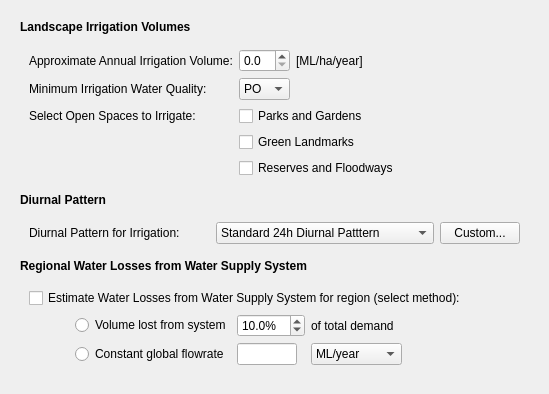
                <widget class="QWidget" name="scrollAreaWidgetContents_5">
                 <property name="geometry">
                  <rect>
                   <x>0</x>
                   <y>0</y>
                   <width>549</width>
                   <height>381</height>
                  </rect>
                 </property>
                 <layout class="QVBoxLayout" name="verticalLayout_36">
                  <item>
                   <layout class="QVBoxLayout" name="verticalLayout_32">
                    <property name="margin">
                     <number>9</number>
                    </property>
                    <item>
                     <widget class="QLabel" name="pos_volumes">
                      <property name="whatsThis">
                       <string>Estimate of the annual irrigation volume per hectare</string>
                      </property>
                      <property name="text">
                       <string>&lt;html&gt;&lt;head/&gt;&lt;body&gt;&lt;p&gt;&lt;span style=&quot; font-weight:600;&quot;&gt;Landscape Irrigation Volumes&lt;/span&gt;&lt;/p&gt;&lt;/body&gt;&lt;/html&gt;</string>
                      </property>
                     </widget>
                    </item>
                    <item>
                     <widget class="QWidget" name="pos_volumes_widget" native="true">
                      <property name="minimumSize">
                       <size>
                        <width>0</width>
                        <height>0</height>
                       </size>
                      </property>
                      <layout class="QGridLayout" name="gridLayout_23">
                       <property name="leftMargin">
                        <number>9</number>
                       </property>
                       <property name="rightMargin">
                        <number>9</number>
                       </property>
                       <item row="2" column="1">
                        <widget class="QComboBox" name="pos_ffp">
                         <item>
                          <property name="text">
                           <string>PO</string>
                          </property>
                         </item>
                         <item>
                          <property name="text">
                           <string>NP</string>
                          </property>
                         </item>
                         <item>
                          <property name="text">
                           <string>RW</string>
                          </property>
                         </item>
                         <item>
                          <property name="text">
                           <string>SW</string>
                          </property>
                         </item>
                         <item>
                          <property name="text">
                           <string>GW</string>
                          </property>
                         </item>
                        </widget>
                       </item>
                       <item row="1" column="1">
                        <widget class="QDoubleSpinBox" name="pos_annual_vol">
                         <property name="maximumSize">
                          <size>
                           <width>51</width>
                           <height>16777215</height>
                          </size>
                         </property>
                         <property name="decimals">
                          <number>1</number>
                         </property>
                        </widget>
                       </item>
                       <item row="1" column="0">
                        <widget class="QLabel" name="pos_annual_lbl">
                         <property name="whatsThis">
                          <string>Estimate of the annual irrigation volume per hectare</string>
                         </property>
                         <property name="text">
                          <string>Approximate Annual Irrigation Volume:</string>
                         </property>
                        </widget>
                       </item>
                       <item row="3" column="1" colspan="2">
                        <widget class="QCheckBox" name="pos_spaces_pg">
                         <property name="text">
                          <string>Parks and Gardens</string>
                         </property>
                        </widget>
                       </item>
                       <item row="1" column="2">
                        <widget class="QLabel" name="pos_annual_lbl2">
                         <property name="whatsThis">
                          <string>Estimate of the annual irrigation volume per hectare</string>
                         </property>
                         <property name="text">
                          <string>[ML/ha/year]</string>
                         </property>
                        </widget>
                       </item>
                       <item row="2" column="0">
                        <widget class="QLabel" name="pos_ffp_lbl">
                         <property name="whatsThis">
                          <string>&lt;!DOCTYPE HTML PUBLIC &quot;-//W3C//DTD HTML 4.0//EN&quot; &quot;http://www.w3.org/TR/REC-html40/strict.dtd&quot;&gt;
&lt;html&gt;&lt;head&gt;&lt;meta name=&quot;qrichtext&quot; content=&quot;1&quot; /&gt;&lt;style type=&quot;text/css&quot;&gt;
p, li { white-space: pre-wrap; }
&lt;/style&gt;&lt;/head&gt;&lt;body style=&quot; font-family:'MS Shell Dlg 2'; font-size:8.25pt; font-weight:400; font-style:normal;&quot;&gt;
&lt;p style=&quot; margin-top:0px; margin-bottom:0px; margin-left:0px; margin-right:0px; -qt-block-indent:0; text-indent:0px;&quot;&gt;&lt;span style=&quot; font-size:8pt;&quot;&gt;Select the minimum water quality requirement to source from when meeting demand.&lt;/span&gt;&lt;/p&gt;
&lt;p style=&quot; margin-top:0px; margin-bottom:0px; margin-left:0px; margin-right:0px; -qt-block-indent:0; text-indent:0px;&quot;&gt;&lt;span style=&quot; font-size:8pt;&quot;&gt;PO = Potable Water&lt;/span&gt;&lt;/p&gt;
&lt;p style=&quot; margin-top:0px; margin-bottom:0px; margin-left:0px; margin-right:0px; -qt-block-indent:0; text-indent:0px;&quot;&gt;&lt;span style=&quot; font-size:8pt;&quot;&gt;NP = Non-potable Water&lt;/span&gt;&lt;/p&gt;
&lt;p style=&quot; margin-top:0px; margin-bottom:0px; margin-left:0px; margin-right:0px; -qt-block-indent:0; text-indent:0px;&quot;&gt;&lt;span style=&quot; font-size:8pt;&quot;&gt;RW = Rainwater&lt;/span&gt;&lt;/p&gt;
&lt;p style=&quot; margin-top:0px; margin-bottom:0px; margin-left:0px; margin-right:0px; -qt-block-indent:0; text-indent:0px;&quot;&gt;&lt;span style=&quot; font-size:8pt;&quot;&gt;SW = Stormwater&lt;/span&gt;&lt;/p&gt;
&lt;p style=&quot; margin-top:0px; margin-bottom:0px; margin-left:0px; margin-right:0px; -qt-block-indent:0; text-indent:0px;&quot;&gt;&lt;span style=&quot; font-size:8pt;&quot;&gt;GW = Greywater&lt;/span&gt;&lt;/p&gt;&lt;/body&gt;&lt;/html&gt;</string>
                         </property>
                         <property name="text">
                          <string>Minimum Irrigation Water Quality:</string>
                         </property>
                        </widget>
                       </item>
                       <item row="4" column="1" colspan="2">
                        <widget class="QCheckBox" name="pos_spaces_na">
                         <property name="text">
                          <string>Green Landmarks</string>
                         </property>
                        </widget>
                       </item>
                       <item row="3" column="0">
                        <widget class="QLabel" name="pos_spaces">
                         <property name="whatsThis">
                          <string>Based on Aquacycle's calibration parameter. If soil moisture drops below this value, irrigation will occur to refill the soil moisture store. Specify as a proportion (e.g. 0.5 for 50%)</string>
                         </property>
                         <property name="text">
                          <string>Select Open Spaces to Irrigate:</string>
                         </property>
                        </widget>
                       </item>
                       <item row="5" column="1" colspan="2">
                        <widget class="QCheckBox" name="pos_spaces_ref">
                         <property name="text">
                          <string>Reserves and Floodways</string>
                         </property>
                        </widget>
                       </item>
                       <item row="3" column="3">
                        <spacer name="horizontalSpacer_103">
                         <property name="orientation">
                          <enum>Qt::Horizontal</enum>
                         </property>
                         <property name="sizeHint" stdset="0">
                          <size>
                           <width>40</width>
                           <height>20</height>
                          </size>
                         </property>
                        </spacer>
                       </item>
                       <item row="4" column="3">
                        <spacer name="horizontalSpacer_104">
                         <property name="orientation">
                          <enum>Qt::Horizontal</enum>
                         </property>
                         <property name="sizeHint" stdset="0">
                          <size>
                           <width>40</width>
                           <height>20</height>
                          </size>
                         </property>
                        </spacer>
                       </item>
                       <item row="2" column="3">
                        <spacer name="horizontalSpacer_102">
                         <property name="orientation">
                          <enum>Qt::Horizontal</enum>
                         </property>
                         <property name="sizeHint" stdset="0">
                          <size>
                           <width>40</width>
                           <height>20</height>
                          </size>
                         </property>
                        </spacer>
                       </item>
                       <item row="1" column="3">
                        <spacer name="horizontalSpacer_99">
                         <property name="orientation">
                          <enum>Qt::Horizontal</enum>
                         </property>
                         <property name="sizeHint" stdset="0">
                          <size>
                           <width>40</width>
                           <height>20</height>
                          </size>
                         </property>
                        </spacer>
                       </item>
                       <item row="5" column="3">
                        <spacer name="horizontalSpacer_105">
                         <property name="orientation">
                          <enum>Qt::Horizontal</enum>
                         </property>
                         <property name="sizeHint" stdset="0">
                          <size>
                           <width>40</width>
                           <height>20</height>
                          </size>
                         </property>
                        </spacer>
                       </item>
                      </layout>
                     </widget>
                    </item>
                    <item>
                     <widget class="QLabel" name="losses_title_2">
                      <property name="whatsThis">
                       <string>Estimate of the annual irrigation volume per hectare</string>
                      </property>
                      <property name="text">
                       <string>&lt;html&gt;&lt;head/&gt;&lt;body&gt;&lt;p&gt;&lt;span style=&quot; font-weight:600;&quot;&gt;Diurnal Pattern&lt;/span&gt;&lt;/p&gt;&lt;/body&gt;&lt;/html&gt;</string>
                      </property>
                     </widget>
                    </item>
                    <item>
                     <widget class="QWidget" name="widget" native="true">
                      <property name="minimumSize">
                       <size>
                        <width>0</width>
                        <height>0</height>
                       </size>
                      </property>
                      <layout class="QHBoxLayout" name="horizontalLayout_9">
                       <item>
                        <widget class="QLabel" name="pos_dp_lbl">
                         <property name="text">
                          <string>Diurnal Pattern for Irrigation:</string>
                         </property>
                        </widget>
                       </item>
                       <item>
                        <widget class="QComboBox" name="pos_dp">
                         <property name="currentIndex">
                          <number>0</number>
                         </property>
                         <item>
                          <property name="text">
                           <string>Standard 24h Diurnal Patttern</string>
                          </property>
                         </item>
                         <item>
                          <property name="text">
                           <string>Constant Hourly Pattern</string>
                          </property>
                         </item>
                         <item>
                          <property name="text">
                           <string>Office Hours Trapezoid (7am-7pm)</string>
                          </property>
                         </item>
                         <item>
                          <property name="text">
                           <string>After-hours Constant (6pm-6am)</string>
                          </property>
                         </item>
                         <item>
                          <property name="text">
                           <string>User-defined...</string>
                          </property>
                         </item>
                        </widget>
                       </item>
                       <item>
                        <widget class="QPushButton" name="pos_dpcustom">
                         <property name="maximumSize">
                          <size>
                           <width>80</width>
                           <height>16777215</height>
                          </size>
                         </property>
                         <property name="text">
                          <string>Custom...</string>
                         </property>
                        </widget>
                       </item>
                      </layout>
                     </widget>
                    </item>
                    <item>
                     <widget class="QLabel" name="losses_title">
                      <property name="whatsThis">
                       <string>Estimate of the annual irrigation volume per hectare</string>
                      </property>
                      <property name="text">
                       <string>&lt;html&gt;&lt;head/&gt;&lt;body&gt;&lt;p&gt;&lt;span style=&quot; font-weight:600;&quot;&gt;Regional Water Losses from Water Supply System&lt;/span&gt;&lt;/p&gt;&lt;/body&gt;&lt;/html&gt;</string>
                      </property>
                     </widget>
                    </item>
                    <item>
                     <widget class="QWidget" name="widget_32" native="true">
                      <property name="minimumSize">
                       <size>
                        <width>0</width>
                        <height>0</height>
                       </size>
                      </property>
                      <layout class="QGridLayout" name="gridLayout_24">
                       <property name="leftMargin">
                        <number>9</number>
                       </property>
                       <property name="rightMargin">
                        <number>9</number>
                       </property>
                       <item row="1" column="0">
                        <spacer name="horizontalSpacer_58">
                         <property name="orientation">
                          <enum>Qt::Horizontal</enum>
                         </property>
                         <property name="sizeType">
                          <enum>QSizePolicy::Fixed</enum>
                         </property>
                         <property name="sizeHint" stdset="0">
                          <size>
                           <width>40</width>
                           <height>20</height>
                          </size>
                         </property>
                        </spacer>
                       </item>
                       <item row="1" column="2">
                        <widget class="QDoubleSpinBox" name="losses_volspin">
                         <property name="suffix">
                          <string>%</string>
                         </property>
                         <property name="decimals">
                          <number>1</number>
                         </property>
                         <property name="maximum">
                          <double>100.000000000000000</double>
                         </property>
                         <property name="value">
                          <double>10.000000000000000</double>
                         </property>
                        </widget>
                       </item>
                       <item row="1" column="1">
                        <widget class="QRadioButton" name="losses_volradio">
                         <property name="text">
                          <string>Volume lost from system</string>
                         </property>
                        </widget>
                       </item>
                       <item row="0" column="0" colspan="5">
                        <widget class="QCheckBox" name="losses_check">
                         <property name="text">
                          <string>Estimate Water Losses from Water Supply System for region (select method):</string>
                         </property>
                        </widget>
                       </item>
                       <item row="2" column="1">
                        <widget class="QRadioButton" name="losses_flowradio">
                         <property name="text">
                          <string>Constant global flowrate</string>
                         </property>
                        </widget>
                       </item>
                       <item row="1" column="3">
                        <widget class="QLabel" name="losses_vol_lbl">
                         <property name="text">
                          <string>of total demand</string>
                         </property>
                        </widget>
                       </item>
                       <item row="2" column="2">
                        <widget class="QLineEdit" name="losses_flowbox">
                         <property name="maximumSize">
                          <size>
                           <width>60</width>
                           <height>16777215</height>
                          </size>
                         </property>
                        </widget>
                       </item>
                       <item row="2" column="3">
                        <widget class="QComboBox" name="losses_flowunits">
                         <item>
                          <property name="text">
                           <string>ML/year</string>
                          </property>
                         </item>
                         <item>
                          <property name="text">
                           <string>ML/ha/year</string>
                          </property>
                         </item>
                        </widget>
                       </item>
                       <item row="2" column="0">
                        <spacer name="horizontalSpacer_101">
                         <property name="orientation">
                          <enum>Qt::Horizontal</enum>
                         </property>
                         <property name="sizeType">
                          <enum>QSizePolicy::Fixed</enum>
                         </property>
                         <property name="sizeHint" stdset="0">
                          <size>
                           <width>40</width>
                           <height>20</height>
                          </size>
                         </property>
                        </spacer>
                       </item>
                       <item row="2" column="4">
                        <spacer name="horizontalSpacer_100">
                         <property name="orientation">
                          <enum>Qt::Horizontal</enum>
                         </property>
                         <property name="sizeHint" stdset="0">
                          <size>
                           <width>40</width>
                           <height>20</height>
                          </size>
                         </property>
                        </spacer>
                       </item>
                       <item row="1" column="4">
                        <spacer name="horizontalSpacer_57">
                         <property name="orientation">
                          <enum>Qt::Horizontal</enum>
                         </property>
                         <property name="sizeHint" stdset="0">
                          <size>
                           <width>40</width>
                           <height>20</height>
                          </size>
                         </property>
                        </spacer>
                       </item>
                      </layout>
                     </widget>
                    </item>
                    <item>
                     <spacer name="verticalSpacer_4">
                      <property name="orientation">
                       <enum>Qt::Vertical</enum>
                      </property>
                      <property name="sizeHint" stdset="0">
                       <size>
                        <width>20</width>
                        <height>40</height>
                       </size>
                      </property>
                     </spacer>
                    </item>
                   </layout>
                  </item>
                 </layout>
                </widget>
